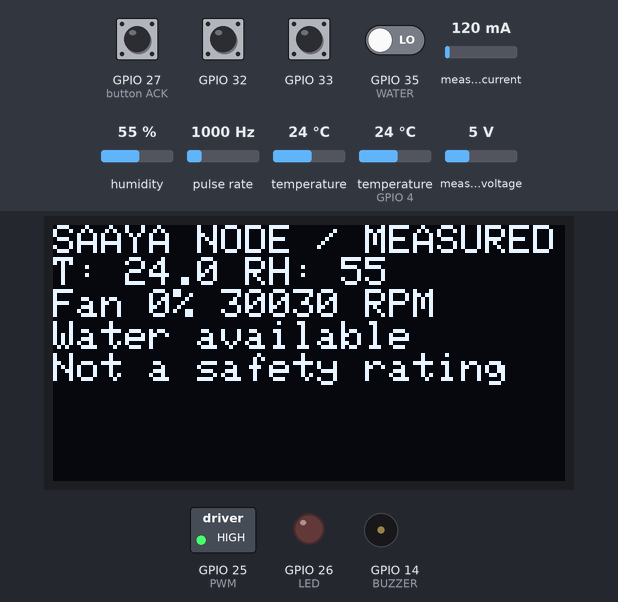
Bench run of a program on a simulated ESP32. Parts: 128×64 one-colour display, switched loads named in the program (green lamp = pin HIGH), output pins drawn as LEDs (lit = HIGH), buzzer (waves = sounding, pin HIGH). Wiring (inferred from the names in the program): pulse sensor: data GPIO 34. The inputs (shaded band) are chosen by the test bench; at power-on: GPIO 27 (button ACK), GPIO 32, GPIO 33 HIGH, GPIO 35 (WATER) LOW, temperature 24 °C, measured current 120 mA, humidity 55 %, pulse rate 1000 Hz, temperature (sensor on GPIO 4) 24 °C, measured voltage 5 V. Random numbers use the default seed unless the program sets one; EEPROM starts erased; what the program prints to the serial monitor is not drawn.

Above: at 1.7 s.
1.8 s: GPIO 33 pulled LOW for 0.15 s
At 2.34 s:
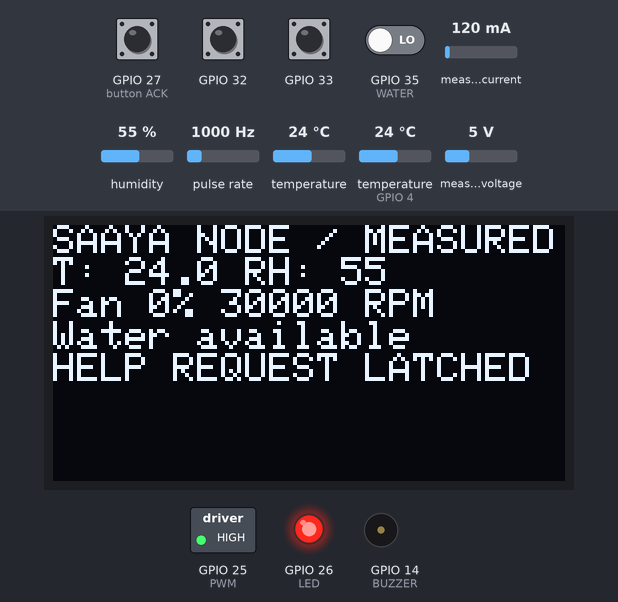
2.5 s: GPIO 27 (button ACK) pulled LOW for 0.15 s
At 3.9 s:
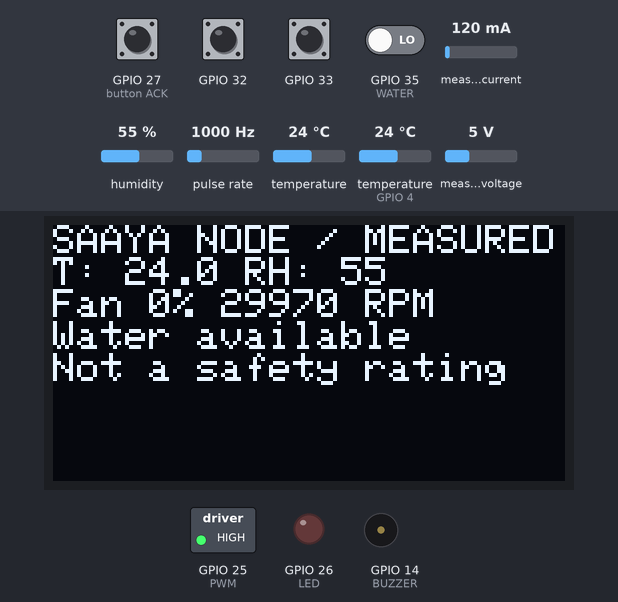
6.9 s: temperature (sensor 0) set to 41 °C
At 9.2 s:
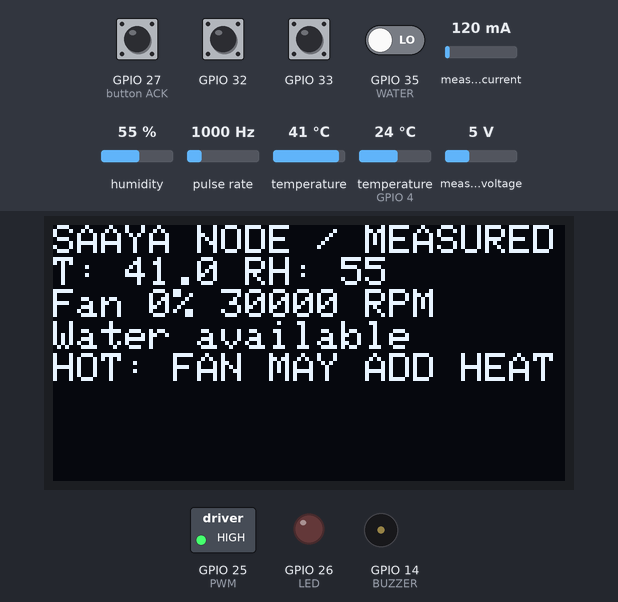
11.2 s: GPIO 35 (WATER) driven HIGH
At 12.9 s:
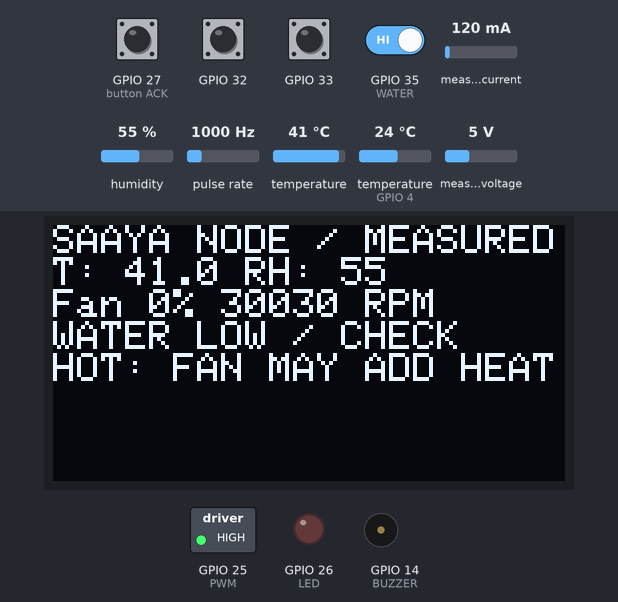
15.5 s: temperature (sensor 0) set to 12 °C
At 16.5 s:
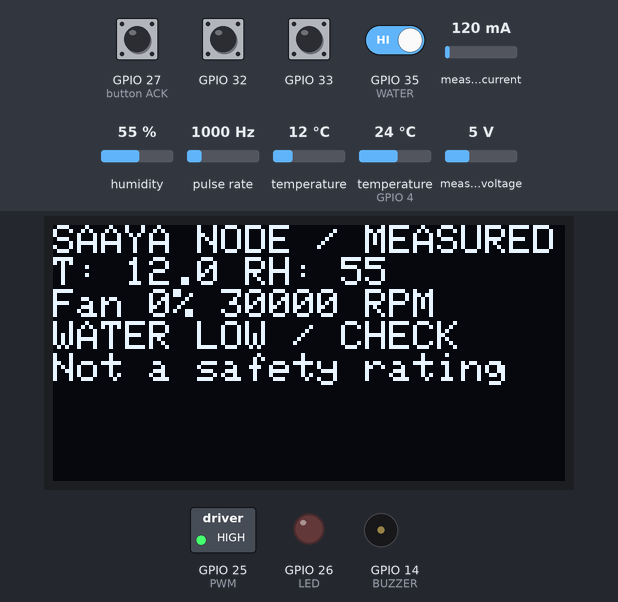
19.8 s: GPIO 33 pulled LOW for 1 s
At 20.8 s:
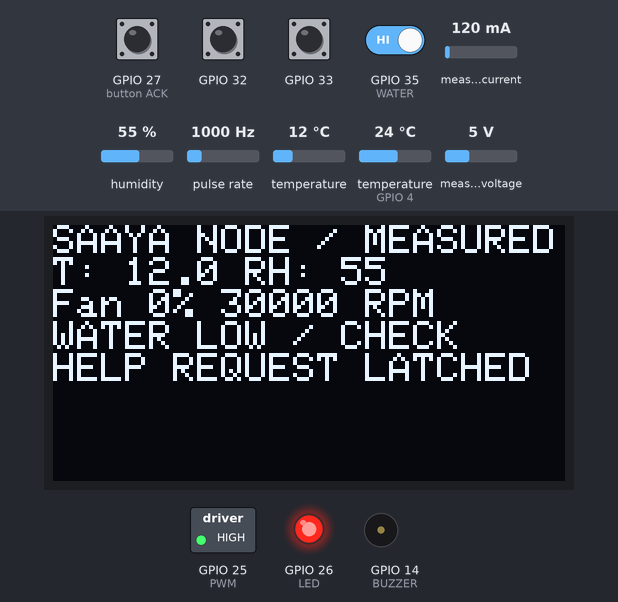
Timing chart, 0 to 22.4 s (numbered marks = the images above; inputs shaded):
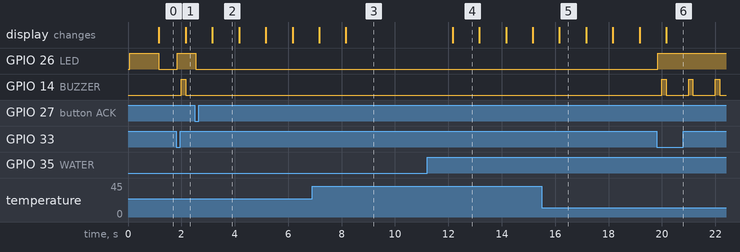

Measured:
- after the input at 1.8 s, GPIO 26 (LED): LOW → HIGH at once; GPIO 14 (BUZZER): LOW → HIGH after 0.20 s, → LOW 0.16 s later
- after the input at 2.5 s, GPIO 26 (LED): HIGH → LOW at once
- after the input at 19.8 s, GPIO 26 (LED): LOW → HIGH at once; GPIO 14 (BUZZER): alternates HIGH for 0.16 s and LOW for 0.84 s, starting after 0.20 s
- what the display in image 2 shows lasts 1.0 s, from 3.2 s to 4.2 s

The program:

main.cpp
```cpp
#include <Arduino.h>
#include <Wire.h>
#include <Adafruit_SHT31.h>
#include <Adafruit_SSD1306.h>
#include <Adafruit_INA219.h>
#include <OneWire.h>
#include <DallasTemperature.h>
#include <ArduinoJson.h>
#include <Preferences.h>
#include <esp_task_wdt.h>
#include "controller.h"
#ifndef SAAYA_WIFI
#define SAAYA_WIFI 0
#endif
#if SAAYA_WIFI
// Optional LAN uplink (off by default). Runs in its own task on core 0 so that Wi-Fi or HTTP
// stalls can never delay buttons, the help latch or fan control on core 1.
#include <WiFi.h>
#include <HTTPClient.h>
struct UplinkFrame {char json[768];};
static QueueHandle_t uplinkQueue=nullptr;
void uplinkTask(void*){
 UplinkFrame f;
 for(;;){
  if(xQueueReceive(uplinkQueue,&f,portMAX_DELAY)!=pdTRUE)continue;
  if(WiFi.status()!=WL_CONNECTED){WiFi.begin(SAAYA_WIFI_SSID,SAAYA_WIFI_PASS);for(int i=0;i<20&&WiFi.status()!=WL_CONNECTED;i++)vTaskDelay(pdMS_TO_TICKS(250));if(WiFi.status()!=WL_CONNECTED)continue;}
  HTTPClient http;http.setTimeout(1500);
  if(http.begin(SAAYA_API_URL)){http.addHeader("Content-Type","application/json");http.addHeader("X-Device-Token",SAAYA_DEVICE_TOKEN);http.POST((uint8_t*)f.json,strlen(f.json));http.end();}
 }
}
#endif
// 4-wire 12 V PWM fan. GPIO drives NPN open-collector stage, never motor power.
// LEDC and task-watchdog APIs changed in Arduino-ESP32 core 3 (used by Wokwi's online compiler);
// PlatformIO's espressif32@6.10.0 is core 2. Both are supported.
#if defined(ESP_ARDUINO_VERSION_MAJOR) && ESP_ARDUINO_VERSION_MAJOR >= 3
#define SAAYA_PWM_SETUP(pin) ledcAttach((pin),25000,8)
#define SAAYA_PWM_WRITE(pin,v) ledcWrite((pin),(v))
#define SAAYA_WDT_INIT() do{esp_task_wdt_config_t c={};c.timeout_ms=5000;c.idle_core_mask=0;c.trigger_panic=true;esp_task_wdt_reconfigure(&c);}while(0)
#else
#define SAAYA_PWM_SETUP(pin) do{ledcSetup(0,25000,8);ledcAttachPin((pin),0);}while(0)
#define SAAYA_PWM_WRITE(pin,v) ledcWrite(0,(v))
#define SAAYA_WDT_INIT() esp_task_wdt_init(5,true)
#endif
constexpr int PWM=25,TACH=34,WATER=35,MODE=32,HELP=33,ACK=27,LED=26,BUZZER=14,ROOF=4;
Adafruit_SHT31 outside,inside;Adafruit_SSD1306 display(128,64,&Wire,-1);Adafruit_INA219 powerMeter;
OneWire oneWire(ROOF);DallasTemperature roof(&oneWire);Preferences preferences;
ControlState state;bool autoOn=false;bool outOK=false,inOK=false,displayOK=false,powerOK=false,manual=false;
volatile uint32_t tachPulses=0;uint32_t lastSample=0,seq=0;char session[32];uint64_t uptimeMs=0;uint32_t previousMillis=0;
float rpm=0,temp=NAN,rh=NAN,ot=NAN,orr=NAN,roofTemp=NAN;bool sensorFault=true,haveRoofConversion=false;
void IRAM_ATTR tachRise(){tachPulses++;}
struct Button {explicit Button(int p):pin(p){} int pin;bool last=true,stable=true;uint32_t changed=0;bool press(uint32_t now){bool v=digitalRead(pin);if(v!=last){last=v;changed=now;}if(v!=stable&&uint32_t(now-changed)>=35){stable=v;return !v;}return false;}};
Button modeButton{MODE},helpButton{HELP},ackButton{ACK};
void finiteValue(JsonDocument &d,const char*key,float value){if(isfinite(value))d[key]=value;else d[key]=nullptr;}
void setup(){
 Serial.begin(115200);Wire.begin(21,22);Wire.setClock(50000);Wire.setTimeOut(50); // 50 kHz: margin for the metres-long reference-sensor cable
 pinMode(PWM,OUTPUT);digitalWrite(PWM,HIGH);SAAYA_PWM_SETUP(PWM);SAAYA_PWM_WRITE(PWM,255);
 for(int pin:{MODE,HELP,ACK})pinMode(pin,INPUT_PULLUP);
 pinMode(TACH,INPUT);pinMode(WATER,INPUT); // EXTERNAL 10k pull-ups to 3.3 V required on input-only pins.
 pinMode(LED,OUTPUT);pinMode(BUZZER,OUTPUT);attachInterrupt(digitalPinToInterrupt(TACH),tachRise,RISING);
 inOK=inside.begin(0x44);outOK=outside.begin(0x45);powerOK=powerMeter.begin();
 displayOK=display.begin(SSD1306_SWITCHCAPVCC,0x3C);if(displayOK){display.clearDisplay();display.display();}
 roof.begin();roof.setWaitForConversion(false);roof.requestTemperatures();
 preferences.begin("saaya",false);state.help=preferences.getBool("help",false);
 snprintf(session,sizeof(session),"boot-%08lx-%08lx",(unsigned long)esp_random(),(unsigned long)esp_random());
 SAAYA_WDT_INIT();esp_task_wdt_add(NULL);
#if SAAYA_WIFI
 uplinkQueue=xQueueCreate(1,sizeof(UplinkFrame));xTaskCreatePinnedToCore(uplinkTask,"uplink",8192,nullptr,1,nullptr,0);
#endif
}
void loop(){
 uint32_t now=millis();uptimeMs+=uint32_t(now-previousMillis);previousMillis=now;esp_task_wdt_reset();
 if(modeButton.press(now))manual=!manual;
 bool helpPressed=helpButton.press(now),ackPressed=ackButton.press(now),oldHelp=state.help;
 ControlInput input;input.help=helpPressed;input.ack=ackPressed;input.manual=manual;autoOn=SAAYA_BENCH_AUTO&&!manual&&!sensorFault&&autoRequest(autoOn,temp);input.automatic=autoOn;input.sensorFault=sensorFault;input.now=now;input.rpm=rpm;
 state=step(state,input);
 if(oldHelp!=state.help)preferences.putBool("help",state.help);
 SAAYA_PWM_WRITE(PWM,255-state.duty*255/100);digitalWrite(LED,state.help||state.fanFault||sensorFault);
 digitalWrite(BUZZER,state.help&&(now%1000<120));
 if(uint32_t(now-lastSample)<1000)return;
 uint32_t elapsed=now-lastSample;lastSample=now;noInterrupts();uint32_t pulses=tachPulses;tachPulses=0;interrupts();rpm=pulses*30000.0f/elapsed; // 2 pulses/revolution; verify chosen fan.
 // Retry failed I2C discovery to recover after reconnection.
 if(!inOK)inOK=inside.begin(0x44);if(!outOK)outOK=outside.begin(0x45); // seat 0x44 (ADDR low), reference 0x45 (ADDR high)
 ot=outOK?outside.readTemperature():NAN;orr=outOK?outside.readHumidity():NAN;
 temp=inOK?inside.readTemperature():NAN;rh=inOK?inside.readHumidity():NAN;
 if(!isfinite(ot)||!isfinite(orr))outOK=false;if(!isfinite(temp)||!isfinite(rh))inOK=false;
 sensorFault=!outOK||!inOK||rh<0||rh>100||orr<0||orr>100;
 if(haveRoofConversion){roofTemp=roof.getTempCByIndex(0);if(roofTemp==DEVICE_DISCONNECTED_C||roofTemp< -40||roofTemp>125)roofTemp=NAN;}
 haveRoofConversion=true;roof.requestTemperatures();
 bool waterAvailable=digitalRead(WATER)==LOW;
 Wire.beginTransmission(0x40);bool powerPresent=Wire.endTransmission()==0;
 if(!powerPresent)powerOK=false;else if(!powerOK)powerOK=powerMeter.begin();
 float watts=NAN;if(powerOK){float w=powerMeter.getPower_mW()/1000.0f;if(isfinite(w)&&w>=0)watts=w;} // circuit is FAN BRANCH only
 JsonDocument d;d["schema_version"]=1;d["device_id"]="saaya-esp32";d["session_id"]=session;d["seq"]=seq++;d["source"]="MEASURED";d["config_id"]="bench-v2-fan-branch-power";d["calibration_id"]="UNVERIFIED";d["acquired_ms"]=uptimeMs;d["emitted_ms"]=uptimeMs;
 finiteValue(d,"temp",temp);finiteValue(d,"rh",rh);finiteValue(d,"outdoor_temp",ot);finiteValue(d,"outdoor_rh",orr);finiteValue(d,"roof_temp",roofTemp);finiteValue(d,"watts",watts);d["rpm"]=rpm;d["duty"]=state.duty;d["water"]=waterAvailable?"available":"low";d["help"]=state.help;d["quality"]=sensorFault?"invalid":"valid";d["fan_fault"]=state.fanFault;{FanAdvice a=fanAdvice(sensorFault?NAN:temp);d["fan_advice"]=a==FAN_OK?"ok":a==FAN_CAUTION?"caution":a==FAN_AVOID?"avoid":"unknown";}d["clock_aligned"]=false;d["reference_valid"]=false;d["ref_roof"]=nullptr;d["ref_air_speed"]=nullptr;d["air_speed"]=nullptr;serializeJson(d,Serial);Serial.println();
#if SAAYA_WIFI
 {UplinkFrame f;if(measureJson(d)<sizeof(f.json)){serializeJson(d,f.json,sizeof(f.json));xQueueOverwrite(uplinkQueue,&f);}} // latest frame only; never blocks
#endif

 if(displayOK){display.clearDisplay();display.setTextSize(1);display.setTextColor(SSD1306_WHITE);display.setCursor(0,0);display.println("SAAYA NODE / MEASURED"); /* 21 chars = one 128 px line */display.printf("T: %.1f RH: %.0f\n",temp,rh);display.printf("Fan %d%% %.0f RPM\n",state.duty,rpm);display.println(waterAvailable?"Water available":"WATER LOW / CHECK");FanAdvice advice=fanAdvice(sensorFault?NAN:temp);display.println(state.help?"HELP REQUEST LATCHED":sensorFault?"SENSOR FAULT":state.fanFault?"FAN FEEDBACK FAULT":advice==FAN_AVOID?"HOT: FAN MAY ADD HEAT":advice==FAN_CAUTION?"FAN: LIMITED BENEFIT":"Not a safety rating");display.display();}
}
```

controller.h
```cpp
#pragma once
#include <stdint.h>
#include <math.h>
// Pure control logic, shared by the ESP32 firmware and the native unit test.
// Bench demonstration band only -- NOT an occupational threshold.
constexpr float AUTO_ON_C=32.0f, AUTO_OFF_C=31.0f;
// Fan-benefit screen (air temperature). Morris et al. 2021 (Lancet Planet Health) propose fan-use
// ceilings of 39 C (young healthy), 38 C (>65 y), 37 C (>65 y on anticholinergics); WHO says fans
// heat the body above 40 C; Gagnon et al. 2016 found no benefit for older adults at 42 C.
constexpr float FAN_CAUTION_C=37.0f, FAN_AVOID_C=39.0f, FAN_RESUME_C=38.5f;
enum FanAdvice {FAN_OK=0,FAN_CAUTION=1,FAN_AVOID=2,FAN_UNKNOWN=3};
inline FanAdvice fanAdvice(float airC){
 if(!isfinite(airC))return FAN_UNKNOWN;
 return airC>=FAN_AVOID_C?FAN_AVOID:(airC>=FAN_CAUTION_C?FAN_CAUTION:FAN_OK);
}
struct ControlInput {bool help=false,ack=false,manual=false,automatic=false,sensorFault=false; uint32_t now=0; float rpm=0;};
struct ControlState {bool help=false,fanFault=false; int duty=0;uint32_t started=0;};
// Hysteresis: start at >=32 C, keep running until <31 C; unknown temperature never requests.
// Automatic mode also stops where a fan may add heat (>=39 C) and only restarts below 38.5 C.
// Manual mode is never blocked: the worker decides, the display warns.
inline bool autoRequest(bool wasOn,float temp){
 if(!isfinite(temp))return false;
 return wasOn?(temp>=AUTO_OFF_C&&temp<FAN_AVOID_C):(temp>=AUTO_ON_C&&temp<FAN_RESUME_C);
}
inline ControlState step(ControlState prev,ControlInput in){
 ControlState out;
 out.help=(prev.help&&!in.ack)||in.help;            // help wins over a simultaneous ack
 out.duty=in.manual?70:(in.automatic&&!in.sensorFault?50:0);
 out.started=(prev.duty>0&&out.duty>0)?prev.started:in.now;
 out.fanFault=out.duty>0&&uint32_t(in.now-out.started)>=3000&&in.rpm<100;
 return out;
}
```
